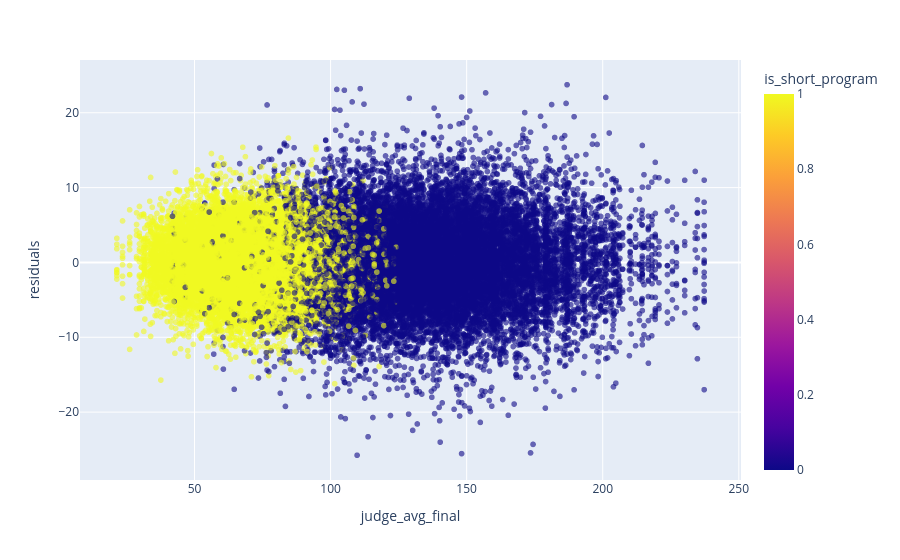

The notebook cell this image was saved under:
### Code cell
# residuals independent of sample?
fig = px.scatter(
    regression_df,
    x="judge_avg_final",
    y="residuals",
    color="is_short_program",
    opacity=0.6,
)

fig.show()

### Figure 1 — Plotly figure (JSON) as saved in the notebook; plotly's stock layout.template omitted (floating-point values rounded to 4 significant figures; data arrays with more than 128 entries replaced by an {"elided": "..."} marker saying what was removed)
{"data": [{"hovertemplate": "judge_avg_final=%{x}<br>residuals=%{y}<br>is_short_program=%{marker.color}<extra></extra>", "legendgroup": "", "marker": {"color": {"elided": "40329 int values"}, "coloraxis": "coloraxis", "opacity": 0.6, "symbol": "circle"}, "mode": "markers", "name": "", "showlegend": false, "type": "scattergl", "x": {"elided": "40329 float values"}, "xaxis": "x", "y": {"elided": "40329 float values"}, "yaxis": "y"}], "layout": {"coloraxis": {"colorbar": {"title": {"text": "is_short_program"}}, "colorscale": [[0, "#0d0887"], [0.1111, "#46039f"], [0.2222, "#7201a8"], [0.3333, "#9c179e"], [0.4444, "#bd3786"], [0.5556, "#d8576b"], [0.6667, "#ed7953"], [0.7778, "#fb9f3a"], [0.8889, "#fdca26"], [1, "#f0f921"]]}, "legend": {"tracegroupgap": 0}, "margin": {"t": 60}, "xaxis": {"anchor": "y", "domain": [0, 1], "title": {"text": "judge_avg_final"}}, "yaxis": {"anchor": "x", "domain": [0, 1], "title": {"text": "residuals"}}}}
